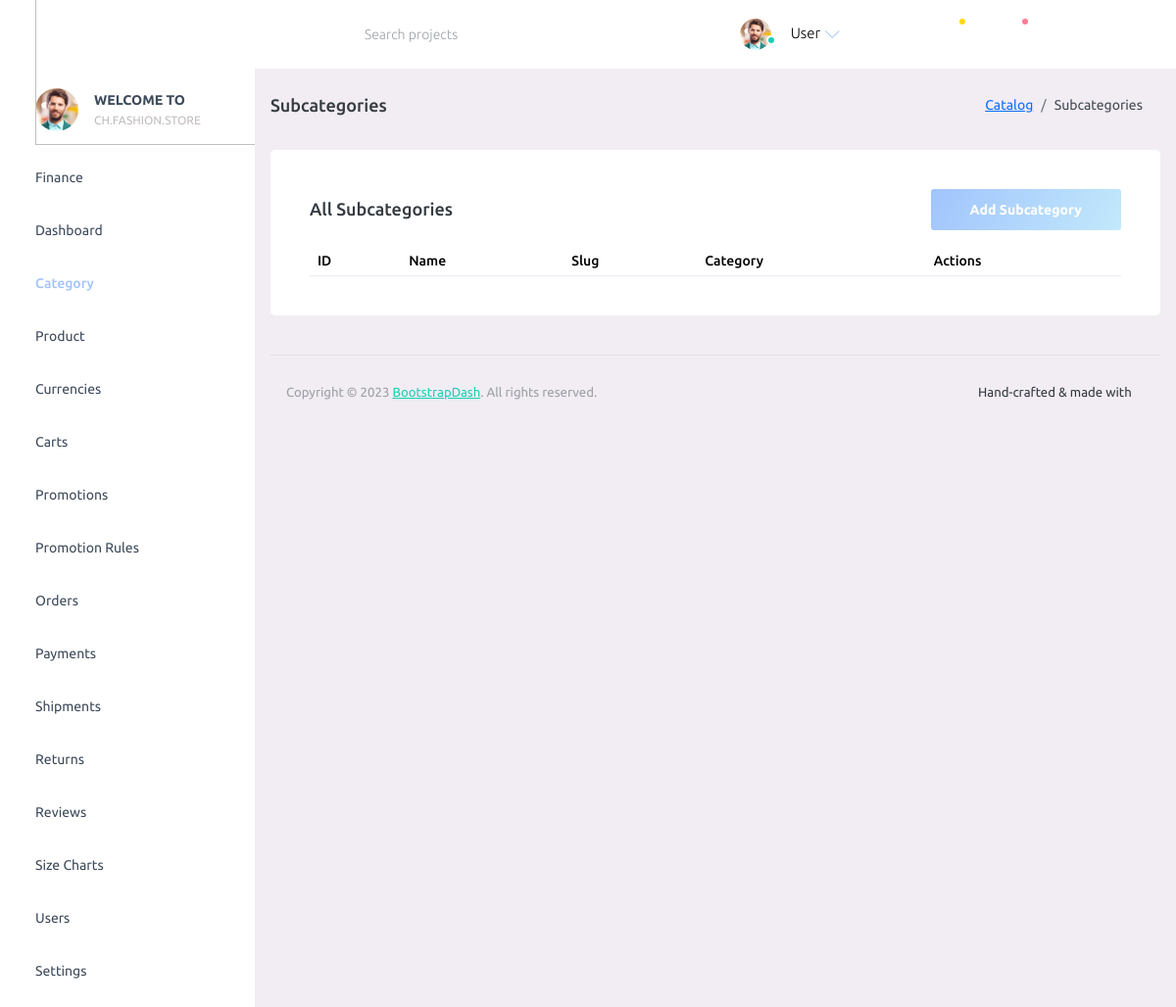
Before: /admin/?p=subcategories with the older database file.
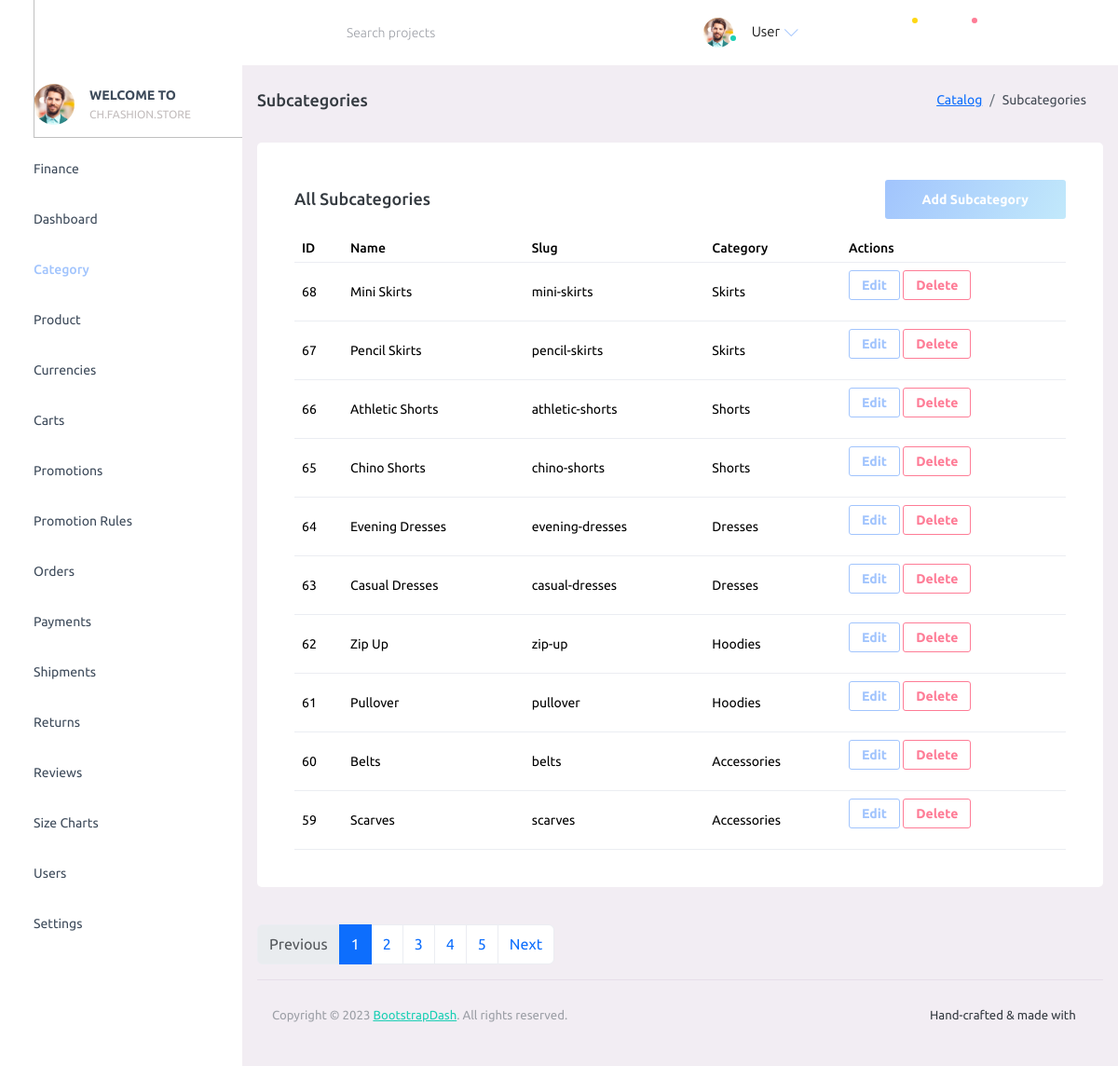
After: the same page with the newer database file.
### tables this page shows
CREATE TABLE IF NOT EXISTS `subcategories` (
  `id` bigint(20) UNSIGNED NOT NULL AUTO_INCREMENT,
  `category_id` bigint(20) UNSIGNED NOT NULL,
  `name` varchar(150) NOT NULL,
  `slug` varchar(180) NOT NULL,
  PRIMARY KEY (`id`),
  UNIQUE KEY `uniq_subcategories_category_slug` (`category_id`,`slug`),
  KEY `idx_subcategories_category` (`category_id`)
);

CREATE TABLE IF NOT EXISTS `categories` (
  `id` bigint(20) UNSIGNED NOT NULL AUTO_INCREMENT,
  `name` varchar(150) NOT NULL,
  `slug` varchar(180) NOT NULL,
  `parent_id` bigint(20) UNSIGNED DEFAULT NULL,
  PRIMARY KEY (`id`),
  UNIQUE KEY `slug` (`slug`),
  KEY `fk_categories_parent` (`parent_id`)
);

### admin/config/database.php (called while the page is built)
<?php
function db(): PDO
{
      static $pdo = null;
      if ($pdo instanceof PDO) {
            return $pdo;
      }
      $dsn = getenv('FS_DB_DSN') ?: 'mysql:host=127.0.0.1;port=3306;dbname=fashionstore;charset=utf8mb4';
      $user = getenv('FS_DB_USER') ?: 'root';
      $pass = getenv('FS_DB_PASS') ?: '';
      $options = [
            PDO::ATTR_ERRMODE => PDO::ERRMODE_EXCEPTION,
            PDO::ATTR_DEFAULT_FETCH_MODE => PDO::FETCH_ASSOC,
            PDO::ATTR_EMULATE_PREPARES => false,
      ];
      $pdo = new PDO($dsn, $user, $pass, $options);
      try {
            $pdo->exec("SET SESSION sql_mode='STRICT_TRANS_TABLES,ERROR_FOR_DIVISION_BY_ZERO,NO_ENGINE_SUBSTITUTION'");
      } catch (Throwable $e) {
      }
      return $pdo;
}

### admin/config/function.php (called while the page is built, shortened)
<?php
require_once __DIR__ . '/database.php';
function db_all(string $sql, array $params = []): array
{
      $stmt = db()->prepare($sql);
      $stmt->execute($params);
      return $stmt->fetchAll();
}
function db_one(string $sql, array $params = []): ?array
{
      $stmt = db()->prepare($sql);
      $stmt->execute($params);
      $row = $stmt->fetch();
      return $row === false ? null : $row;
}

### admin/pages/subcategories.php (the view, shortened to what the changed rows need)
<?php
require_once __DIR__ . '/../config/function.php';
$page = max(1, (int)($_GET['page'] ?? 1));
$perPage = 10;
$offset = ($page - 1) * $perPage;
$totalRow = db_one('SELECT COUNT(*) AS c FROM subcategories');
$total = (int)($totalRow['c'] ?? 0);
$totalPages = max(1, (int)ceil($total / $perPage));
$subcats = db_all('SELECT s.id, s.name, s.slug, s.category_id, c.name AS category_name FROM subcategories s JOIN categories c ON c.id = s.category_id ORDER BY s.id DESC LIMIT ? OFFSET ?', [$perPage, $offset]);
?>
<div class="row">
      <div class="col-lg-12 grid-margin stretch-card">
            <div class="card">
                  <div class="card-body">
                        <div class="table-responsive">
                              <table class="table" id="subcategories-table">
                                    <thead>
                                          <tr>
                                                <th>ID</th>
                                                <th>Name</th>
                                                <th>Slug</th>
                                                <th>Category</th>
                                                <th>Actions</th>
                                          </tr>
                                    </thead>
                                    <tbody>
                                          <?php foreach ($subcats as $s): ?>
                                                <tr>
                                                      <td><?php echo (int)$s['id']; ?></td>
                                                      <td><?php echo htmlspecialchars($s['name'], ENT_QUOTES); ?></td>
                                                      <td><?php echo htmlspecialchars($s['slug'], ENT_QUOTES); ?></td>
                                                      <td><?php echo htmlspecialchars($s['category_name'], ENT_QUOTES); ?></td>
                                                      <td>
                                                            <button type="button" class="btn btn-sm btn-outline-primary" data-bs-toggle="modal" data-bs-target="#editSubcategoryModal-<?php echo (int)$s['id']; ?>">Edit</button>
                                                            <form method="post" style="display:inline-block" onsubmit="return confirm('Delete this subcategory?');">
                                                                  <button type="submit" class="btn btn-sm btn-outline-danger">Delete</button>
                                                            </form>
                                                      </td>
                                                </tr>
                                          <?php endforeach; ?>
                                    </tbody>
                              </table>
                        </div>
                  </div>
            </div>
      </div>
</div>
<?php if ($totalPages > 1): ?>
      <nav aria-label="Subcategories pagination">
            <ul class="pagination">
                  <li class="page-item <?php echo $page <= 1 ? 'disabled' : ''; ?>">
                        <a class="page-link" href="/admin/?p=subcategories&page=<?php echo max(1, $page - 1); ?>">Previous</a>
                  </li>
                  <?php for ($i = 1; $i <= $totalPages; $i++): ?>
                        <li class="page-item <?php echo $i === $page ? 'active' : ''; ?>">
                              <a class="page-link" href="/admin/?p=subcategories&page=<?php echo $i; ?>"><?php echo $i; ?></a>
                        </li>
                  <?php endfor; ?>
                  <li class="page-item <?php echo $page >= $totalPages ? 'disabled' : ''; ?>">
                        <a class="page-link" href="/admin/?p=subcategories&page=<?php echo min($totalPages, $page + 1); ?>">Next</a>
                  </li>
            </ul>
      </nav>
<?php endif; ?>

Changed rows visible on the page:
added subcategories: id "68", name "Mini Skirts", slug "mini-skirts", category.name "Skirts"
added subcategories: id "67", name "Pencil Skirts", slug "pencil-skirts", category.name "Skirts"
added subcategories: id "66", name "Athletic Shorts", slug "athletic-shorts", category.name "Shorts"
added subcategories: id "65", name "Chino Shorts", slug "chino-shorts", category.name "Shorts"
added subcategories: id "64", name "Evening Dresses", slug "evening-dresses", category.name "Dresses"
added subcategories: id "63", name "Casual Dresses", slug "casual-dresses", category.name "Dresses"
added subcategories: id "62", name "Zip Up", slug "zip-up", category.name "Hoodies"
added subcategories: id "61", name "Pullover", slug "pullover", category.name "Hoodies"
added subcategories: id "60", name "Belts", slug "belts", category.name "Accessories"
added subcategories: id "59", name "Scarves", slug "scarves", category.name "Accessories"
Other visible differences:
text now shown: "Previous Next"
new list line: "1"
new list line: "2"
new list line: "3"
new list line: "4"
new list line: "5"
